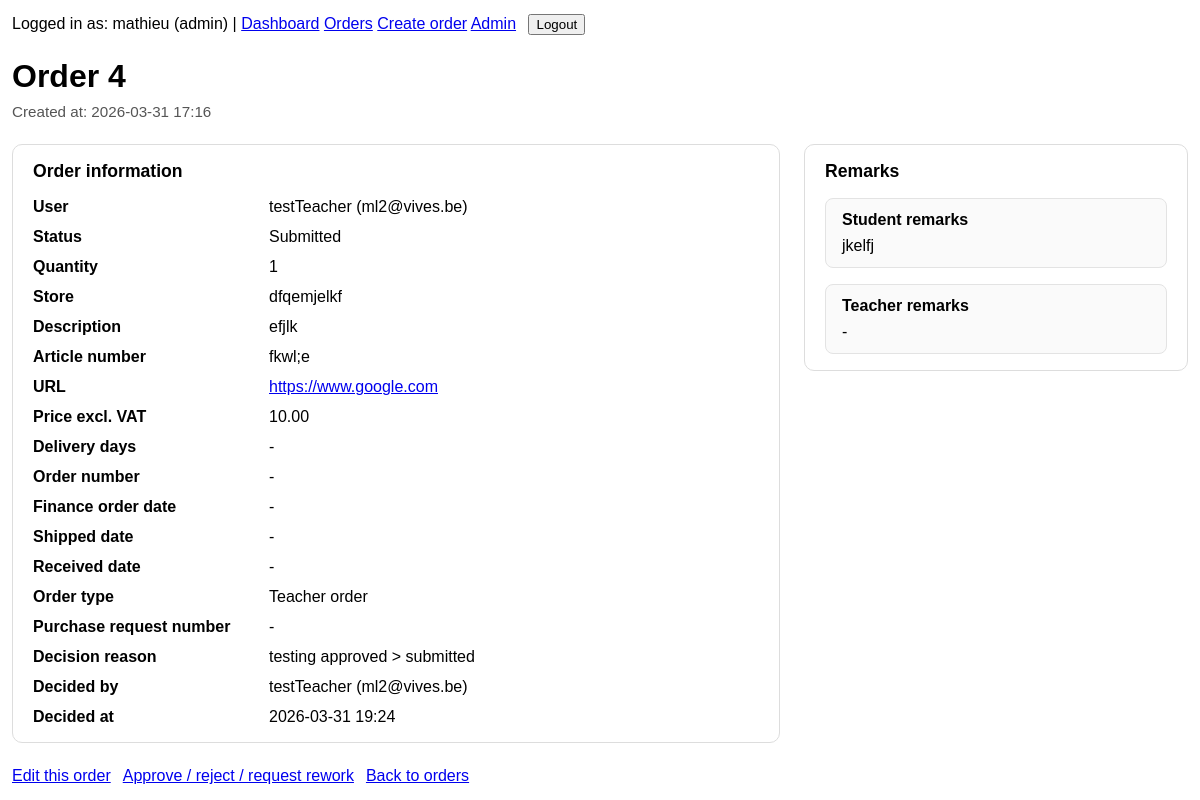
The app's page /orders/4/ (signed in), older data.
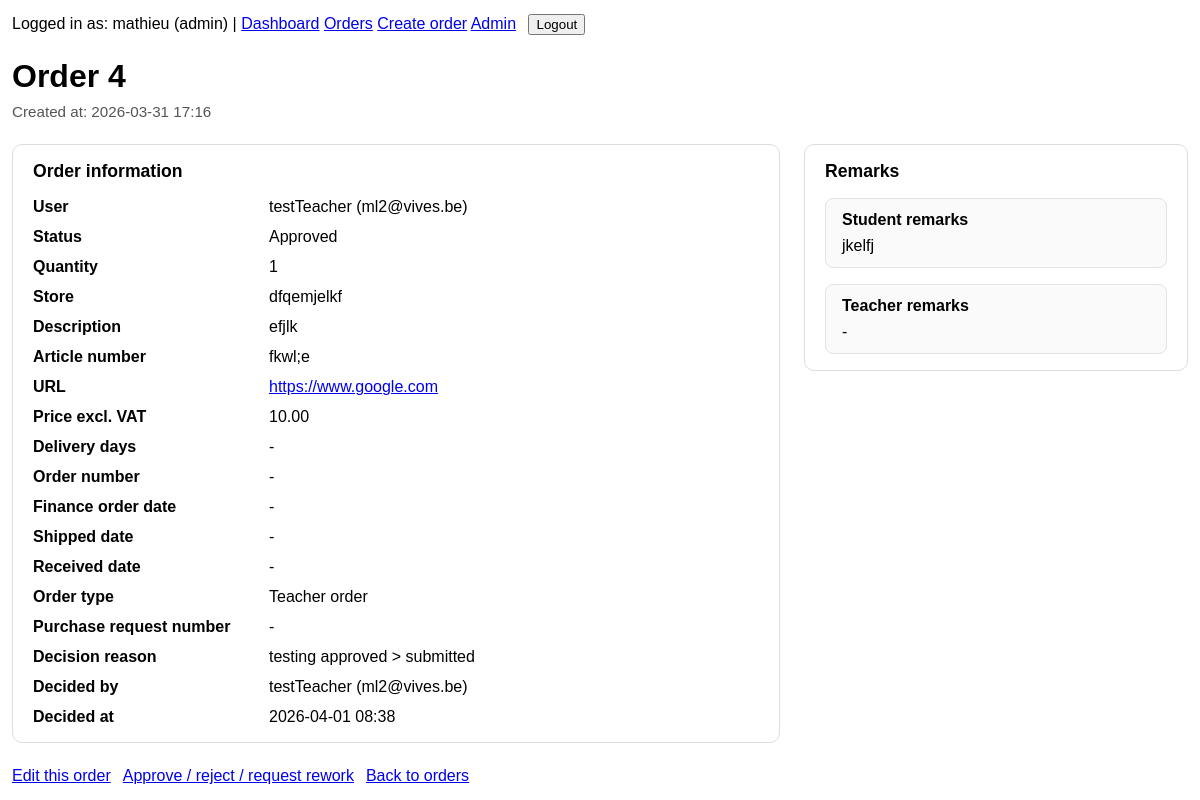
The same page, newer data.
### orders/models.py (models this page shows, shortened)
class Order(models.Model):
    ORDER_TYPE_STUDENT = "student_order"
    ORDER_TYPE_TEACHER = "teacher_order"
    ORDER_TYPE_CHOICES = [
        (ORDER_TYPE_STUDENT, "Student order"),
        (ORDER_TYPE_TEACHER, "Teacher order"),
    ]
    STATUS_DRAFT = "draft"
    STATUS_SUBMITTED = "submitted"
    STATUS_APPROVED = "approved"
    STATUS_REJECTED = "rejected"
    STATUS_REWORK = "rework"
    STATUS_CHOICES = [
        (STATUS_DRAFT, "Draft"),
        (STATUS_SUBMITTED, "Submitted"),
        (STATUS_APPROVED, "Approved"),
        (STATUS_REJECTED, "Rejected"),
        (STATUS_REWORK, "Needs rework"),
    ]
    user = models.ForeignKey(
        settings.AUTH_USER_MODEL,
        on_delete=models.CASCADE,
        related_name="orders",
    )
    order_type = models.CharField(max_length=20, choices=ORDER_TYPE_CHOICES)
    store = models.CharField(max_length=255)
    article_number = models.CharField(max_length=100, blank=True)
    ordernumber = models.CharField(
        max_length=100,
        blank=True,
        db_index=True,
        help_text="ERP order number",
    )
    quantity = models.PositiveIntegerField(default=1)
    status = models.CharField(max_length=20, choices=STATUS_CHOICES, default=STATUS_DRAFT)
    decision_reason = models.TextField(blank=True)
    created_at = models.DateTimeField(auto_now_add=True)
    short_description = models.CharField(max_length=255)
    url = models.URLField(blank=True)
    total_price_excl_vat = models.DecimalField(max_digits=10, decimal_places=2, null=True, blank=True)
    delivery_time_days = models.PositiveIntegerField(null=True, blank=True)
    purchase_request_number = models.CharField(max_length=100, blank=True)
    finance_order_date = models.DateField(null=True, blank=True)
    shipped_date = models.DateField(null=True, blank=True)
    received_date = models.DateField(null=True, blank=True)
    student_remarks = models.TextField(blank=True)
    teacher_remarks = models.TextField(blank=True)
    decided_by = models.ForeignKey(
        settings.AUTH_USER_MODEL,
        on_delete=models.SET_NULL,
        null=True,
        blank=True,
        related_name="decided_orders",
    )
    decided_at = models.DateTimeField(null=True, blank=True)
    class Meta:
        ordering = ["-created_at"]

### accounts/models.py (models this page shows, shortened)
class User(AbstractUser):
    ROLE_ADMIN = "admin"
    ROLE_TEACHER = "teacher"
    ROLE_STUDENT = "student"
    ROLE_CHOICES = [
        (ROLE_ADMIN, "Admin"),
        (ROLE_TEACHER, "Teacher"),
        (ROLE_STUDENT, "Student"),
    ]
    email = models.EmailField(unique=True)
    name = models.CharField(max_length=255)
    role = models.CharField(max_length=20, choices=ROLE_CHOICES, default=ROLE_STUDENT)
    USERNAME_FIELD = "email"
    REQUIRED_FIELDS = ["username", "name"]

### orders/views.py (the view)
# urls.py: path("orders/<int:order_id>/", order_detail, name="order_detail"),
@login_required
def order_detail(request, order_id):
    order = get_object_or_404(
        Order.objects.select_related("user", "decided_by"),
        pk=order_id,
    )
    if not user_can_view_order(request.user, order):
        raise Http404("You do not have permission to view this order.")
    context = {
        "order": order,
        "can_edit": user_can_edit_order(request.user, order),
        "can_decide": user_can_decide_order(request.user, order),
    }
    return render(request, "orders/order_detail.html", context)

### orders/views.py (called while the page is built, shortened)
def user_can_view_order(user, order):
    if user.role == User.ROLE_ADMIN:
        return True

def user_can_edit_order(user, order):
    if user.role == User.ROLE_ADMIN:
        return True
    if order.user_id != user.id:
        return False
    if order.status in [Order.STATUS_APPROVED, Order.STATUS_REJECTED]:
        return False
    return True

def user_can_decide_order(user, order):
    if user.role == User.ROLE_ADMIN:
        return True

### templates/orders/order_detail.html (shortened to what the changed rows need)
{% extends "base.html" %}
{% block content %}
<div class="order-detail-page">
    <div class="order-detail-header">
        <h1 class="order-detail-title">Order {{ order.id }}</h1>
        <div class="order-detail-meta">
            Created at: {{ order.created_at|date:"Y-m-d H:i" }}
        </div>
    </div>
    <div class="order-detail-grid">
        <div class="order-card">
            <h2>Order information</h2>
            <div class="order-fields">
                <div class="order-label">User</div>
                <div class="order-value">{{ order.user.name }} ({{ order.user.email }})</div>
                <div class="order-label">Status</div>
                <div class="order-value">{{ order.get_status_display }}</div>
                <div class="order-label">Quantity</div>
                <div class="order-value">{{ order.quantity }}</div>
                <div class="order-label">Store</div>
                <div class="order-value">{{ order.store }}</div>
                <div class="order-label">Description</div>
                <div class="order-value">{{ order.short_description }}</div>
                <div class="order-label">Article number</div>
                <div class="order-value">{{ order.article_number|default:"-" }}</div>
                <div class="order-label">URL</div>
                <div class="order-value">
                    {% if order.url %}
                        <a href="{{ order.url }}" target="_blank" rel="noopener noreferrer">{{ order.url }}</a>
                    {% else %}
                        -
                    {% endif %}
                </div>
                <div class="order-label">Price excl. VAT</div>
                <div class="order-value">{{ order.total_price_excl_vat|default:"-" }}</div>
                <div class="order-label">Delivery days</div>
                <div class="order-value">{{ order.delivery_time_days|default:"-" }}</div>
                <div class="order-label">Order number</div>
                <div class="order-value">{{ order.ordernumber|default:"-" }}</div>
                <div class="order-label">Finance order date</div>
                <div class="order-value">
                    {% if order.finance_order_date %}
                        {{ order.finance_order_date|date:"Y-m-d" }}
                    {% else %}
                        -
                    {% endif %}
                </div>
                <div class="order-label">Shipped date</div>
                <div class="order-value">
                    {% if order.shipped_date %}
                        {{ order.shipped_date|date:"Y-m-d" }}
                    {% else %}
                        -
                    {% endif %}
                </div>
                <div class="order-label">Received date</div>
                <div class="order-value">
                    {% if order.received_date %}
                        {{ order.received_date|date:"Y-m-d" }}
                    {% else %}
                        -
                    {% endif %}
                </div>
                <div class="order-label">Order type</div>
                <div class="order-value">{{ order.get_order_type_display }}</div>
                <div class="order-label">Purchase request number</div>
                <div class="order-value">{{ order.purchase_request_number|default:"-" }}</div>
                <div class="order-label">Decision reason</div>
                <div class="order-value">{{ order.decision_reason|default:"-" }}</div>
                <div class="order-label">Decided by</div>
                <div class="order-value">
                    {% if order.decided_by %}
                        {{ order.decided_by.name }} ({{ order.decided_by.email }})
                    {% else %}
                        -
                    {% endif %}
                </div>
                <div class="order-label">Decided at</div>
                <div class="order-value">
                    {% if order.decided_at %}
                        {{ order.decided_at|date:"Y-m-d H:i" }}
                    {% else %}
                        -
                    {% endif %}
                </div>
            </div>
        </div>
        <div class="order-card">
            <h2>Remarks</h2>
            <div class="order-remarks">
                <div class="remark-box">
                    <h3>Student remarks</h3>
                    <div>{{ order.student_remarks|default:"-"|linebreaksbr }}</div>
                </div>
                <div class="remark-box">
                    <h3>Teacher remarks</h3>
                    <div>{{ order.teacher_remarks|default:"-"|linebreaksbr }}</div>
                </div>
            </div>
        </div>
    </div>
</div>
{% endblock %}

Row changes from the older to the newer data that the page shows:
changed Order "dfqemjelkf": status "Submitted" → "Approved"; decided_at "2026-03-31 19:24" → "2026-04-01 08:38"
